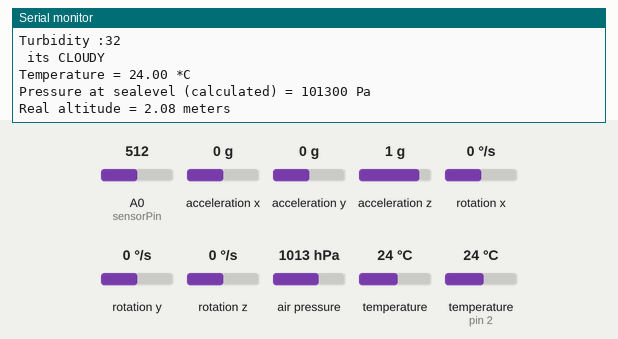
Recording of a sketch running on a simulated Arduino Leonardo, built with avr-gcc and run on an emulated ATmega32U4. Shown: the last lines printed to the serial monitor. The test bench sets the inputs (shaded band); at power-on: A0 (sensorPin) = 512, acceleration x 0 g, temperature (sensor on pin 2) 24 °C, acceleration y 0 g, acceleration z 1 g, rotation x 0 °/s, rotation y 0 °/s, rotation z 0 °/s, air pressure 1013 hPa, temperature 24 °C. No radio packets arrive unless stated.

Above: at 1.3 s.
1.4 s: A0 (sensorPin) set to 716
At 2.0 s:
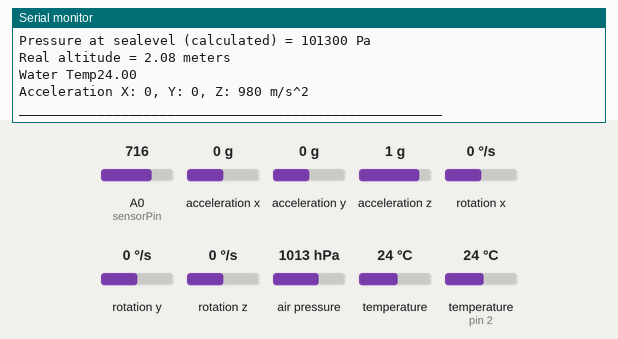
2.9 s: A0 (sensorPin) set to 306
At 5.1 s:
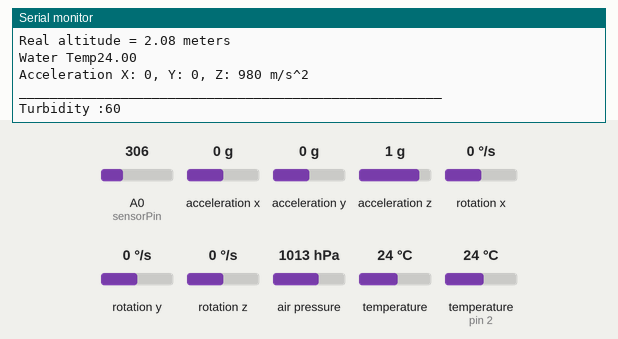
6.7 s: acceleration x set to -1.4 g
At 8.0 s:
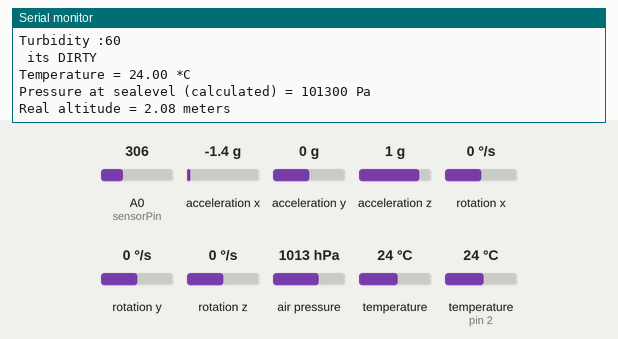
8.2 s: temperature (sensor on pin 2) set to 12 °C
At 8.7 s:
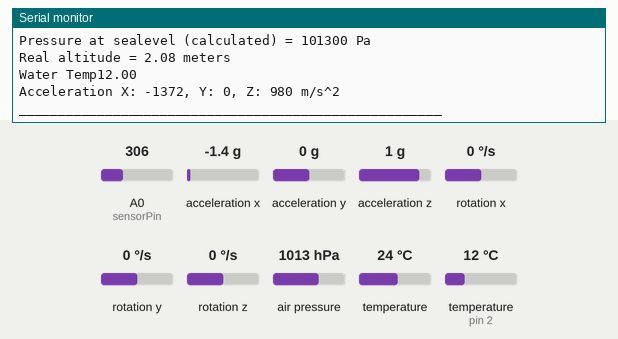
9.7 s: acceleration y set to -1.4 g
At 11.1 s:
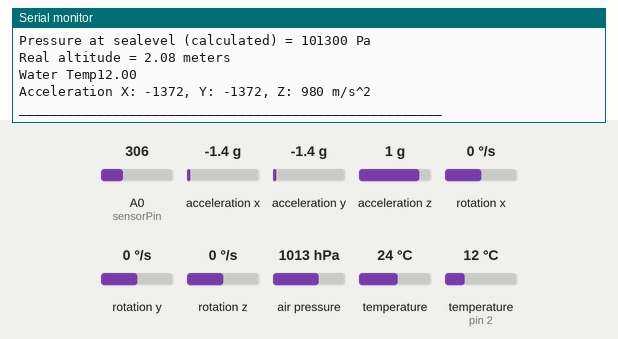
11.2 s: acceleration z set to -1.4 g
At 13.5 s:
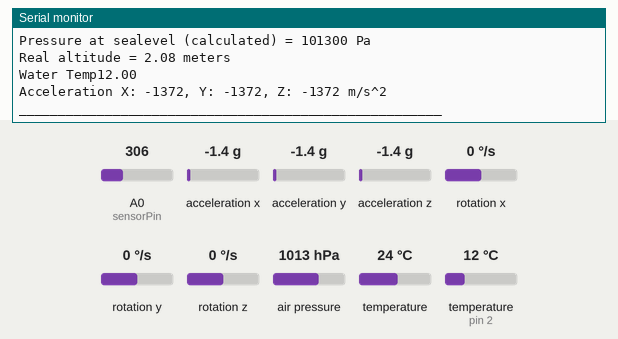
Timing chart, 0 to 13.7 s (numbered marks = the images above; inputs shaded):
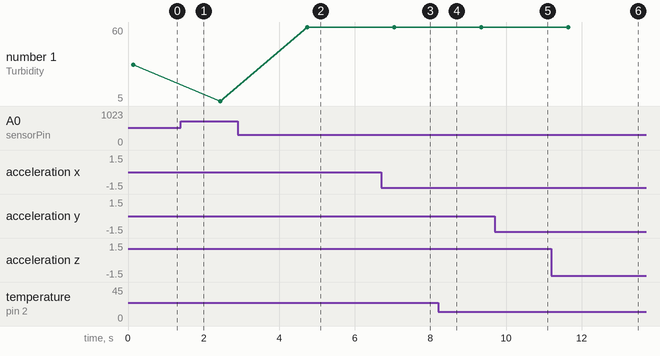

Measured:
- after the input at 2.9 s, the serial monitor: prints a new line after 1.8 s (image 2)
- after the input at 8.2 s, the serial monitor: prints a new line after 0.11 s (image 4)
- after the input at 9.7 s, the serial monitor: prints a new line after 0.94 s (image 5)
- after the input at 11.2 s, the serial monitor: prints a new line after 1.7 s (image 6)
- plotted number 1: 32 → 5 after the input at 1.4 s, 5 → 60 after the input at 2.9 s

The sketch:

Transmitter.ino
```cpp
#include <OneWire.h>
#include <DallasTemperature.h>
#include <Wire.h>
#include<Adafruit_BMP085.h>
#include <Adafruit_MPU6050.h>
#include <Adafruit_Sensor.h>


#include <SPI.h>
#include <nRF24L01.h>
#include <RF24.h>


RF24 radio(9, 8);  // CE, CSN
float msg[10];
const byte address[6] = "zulas";


#define seaLevelPressure_hpa 1013.25
#define ONE_WIRE_BUS 2


Adafruit_MPU6050 mpu;
OneWire oneWire(ONE_WIRE_BUS);
DallasTemperature sensors(&oneWire);
Adafruit_BMP085 bmp;
int sensorPin = A0;
void setup() {
  // put your setup code here, to run once:
  Serial.begin(9600);
  radio.begin();

  //set the address
  radio.openWritingPipe(address);

  //Set module as transmitter
  radio.stopListening();


    sensors.begin();
   if (!bmp.begin()) {
  Serial.println("Could not find a valid BMP085 sensor, check wiring!");
  while (1) {}
  }
  // pinMode(buzzer,OUTPUT);
  while (!Serial)
    delay(10); // will pause Zero, Leonardo, etc until serial console opens


  Serial.println("Adafruit MPU6050 test!");


  // Try to initialize!
  if (!mpu.begin()) {
    Serial.println("Failed to find MPU6050 chip");
    while (1) {
      delay(10);
    }
  }
  Serial.println("MPU6050 Found!");


  mpu.setAccelerometerRange(MPU6050_RANGE_8_G);
  Serial.print("Accelerometer range set to: ");
  switch (mpu.getAccelerometerRange()) {
  case MPU6050_RANGE_2_G:
    Serial.println("+-2G");
    break;
  case MPU6050_RANGE_4_G:
    Serial.println("+-4G");
    break;
  case MPU6050_RANGE_8_G:
    Serial.println("+-8G");
    break;
  case MPU6050_RANGE_16_G:
    Serial.println("+-16G");
    break;
  }
  mpu.setGyroRange(MPU6050_RANGE_500_DEG);
  Serial.print("Gyro range set to: ");
  switch (mpu.getGyroRange()) {
  case MPU6050_RANGE_250_DEG:
    Serial.println("+- 250 deg/s");
    break;
  case MPU6050_RANGE_500_DEG:
    Serial.println("+- 500 deg/s");
    break;
  case MPU6050_RANGE_1000_DEG:
    Serial.println("+- 1000 deg/s");
    break;
  case MPU6050_RANGE_2000_DEG:
    Serial.println("+- 2000 deg/s");
    break;
  }


  mpu.setFilterBandwidth(MPU6050_BAND_21_HZ);
  Serial.print("Filter bandwidth set to: ");
  switch (mpu.getFilterBandwidth()) {
  case MPU6050_BAND_260_HZ:
    Serial.println("260 Hz");
    break;
  case MPU6050_BAND_184_HZ:
    Serial.println("184 Hz");
    break;
  case MPU6050_BAND_94_HZ:
    Serial.println("94 Hz");
    break;
  case MPU6050_BAND_44_HZ:
    Serial.println("44 Hz");
    break;
  case MPU6050_BAND_21_HZ:
    Serial.println("21 Hz");
    break;
  case MPU6050_BAND_10_HZ:
    Serial.println("10 Hz");
    break;
  case MPU6050_BAND_5_HZ:
    Serial.println("5 Hz");
    break;
  }


  Serial.println("");
  delay(100);


}


void loop() {
  // put your main code here, to run repeatedly:
//TDS
  int sensorValue=analogRead(sensorPin);
  Serial.print("Turbidity :");


int turbidity=map(sensorValue,0, 750, 100, 0);
Serial.println(turbidity);
msg[0]=turbidity; // Turbidity
 delay(500);
   if (turbidity < 20) {
    Serial.println(" its CLEAR ");
  }
  if ((turbidity > 20) && (turbidity < 50)) {
    Serial.println(" its CLOUDY ");
  }
  if (turbidity > 50) {;
    Serial.println(" its DIRTY ");
  }


//bmp
    Serial.print("Temperature = ");
    Serial.print(bmp.readTemperature()); msg[1]=bmp.readTemperature();
    Serial.println(" *C");

Serial.print("Pressure at sealevel (calculated) = ");
    Serial.print(bmp.readSealevelPressure());msg[2]=bmp.readSealevelPressure();
    Serial.println(" Pa");


    Serial.print("Real altitude = ");
    Serial.print(bmp.readAltitude()); msg[3]=bmp.readAltitude();
    Serial.println(" meters");


        Serial.println();


//WaterTemp
sensors.requestTemperatures();
  Serial.print("Water Temp");
  Serial.println(sensors.getTempCByIndex(0));msg[4]=sensors.getTempCByIndex(0);


  //Gyro
sensors_event_t a, g, temp;
  mpu.getEvent(&a, &g, &temp);


  /* Print out the values */
  int X=a.acceleration.x*100; msg[5]=X;
  int Y=(a.acceleration.y*100); msg[6]=Y;
  int Z=(a.acceleration.z*100);
  Serial.print("Acceleration X: ");
  Serial.print(X);
  Serial.print(", Y: ");
  Serial.print(Y);
  Serial.print(", Z: ");
  Serial.print(Z);
  Serial.println(" m/s^2");
  Serial.println("______________________________________________________");
  radio.write(&msg, sizeof(msg));

    delay(1000);

}
```
